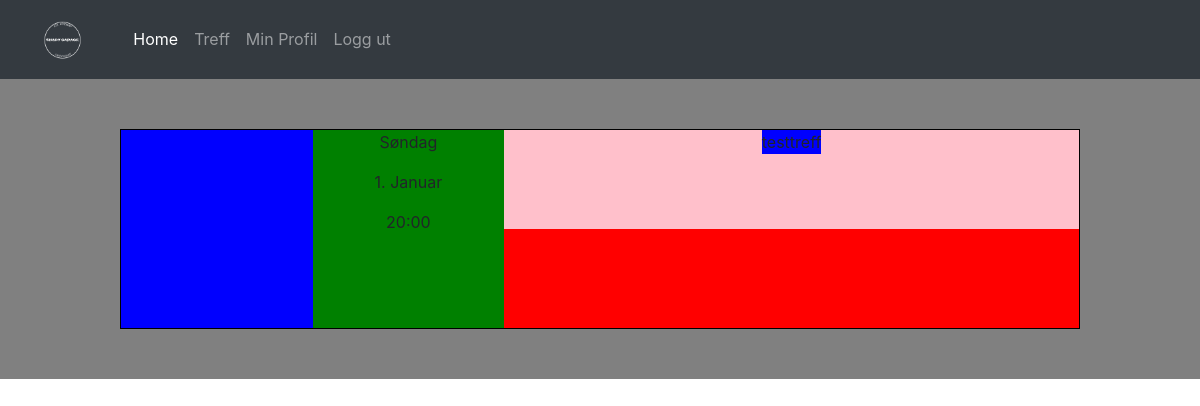
The app's page /meets/ (signed in), older data.
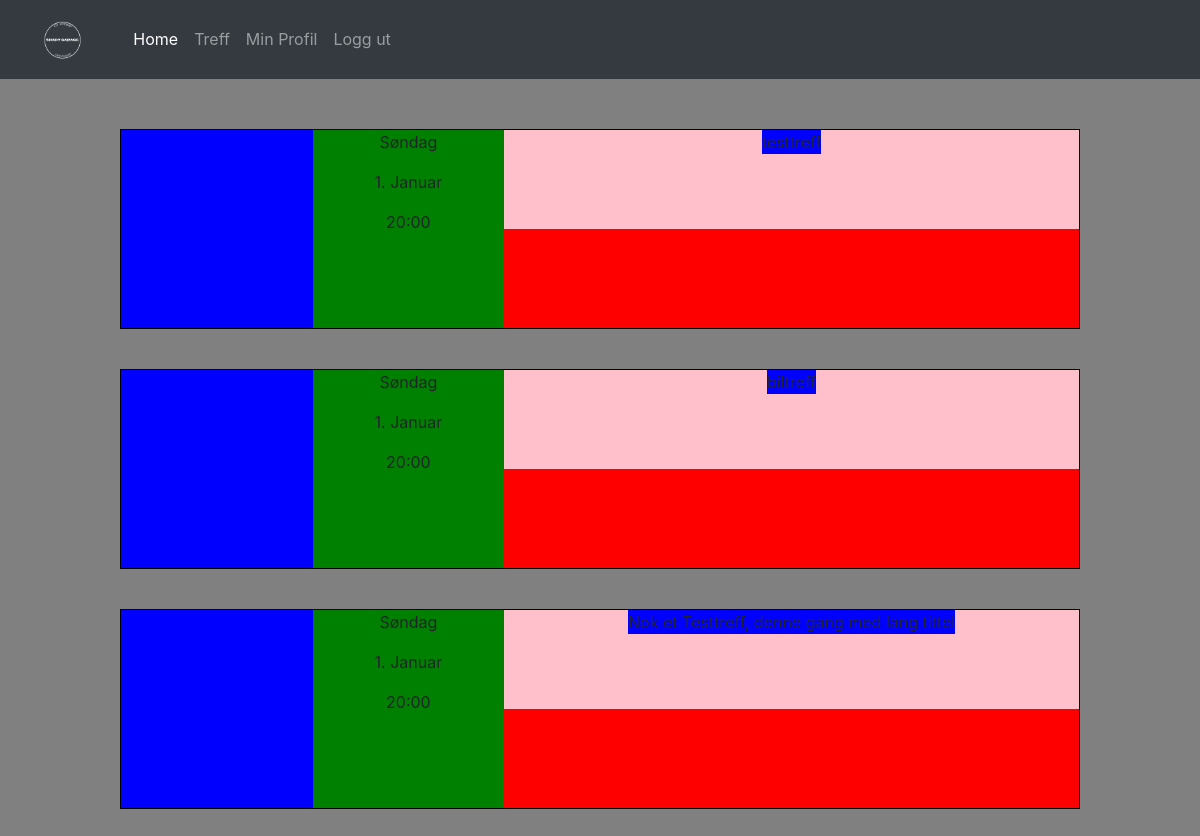
The same page, newer data.
### meets/models.py (models this page shows, shortened)
class Meet(models.Model):
    meet_name = models.CharField(max_length = 200, unique = True)
    date = models.DateTimeField()
    slug = models.SlugField(allow_unicode = True, unique = True)
    description = models.TextField()

### meets/views.py (the view)
class MeetsListView(ListView):
    template_name = 'meets/meets_list.html'
    model = models.Meet

### meets/templates/meets/meets_list.html (shortened to what this page needs)
{% extends "base.html" %}
{% block body %}
{% if user.is_authenticated %}
<div class="meet_list_container">
{% for meet in object_list %}
    <div class="meet_card_container">
      <div class="meet_card_img_container">
      </div><div class="meet_card_time_container">
        <p class="meet_card_day">Søndag</p>
        <p class="meet_card_date">1. Januar</p>
        <p class="meet_card_hour">20:00</p>
      </div><div class="meet_card_title_container">
        <p>{{meet.meet_name}}</p>
      </div>
    </div>
{% endfor %}
</div>
{% endif %}
{% endblock %}

### templates/base.html (shortened to what this page needs)
<!DOCTYPE html>
<html>
  <head>
    {% load staticfiles %}
    <link rel="stylesheet" href="{% static 'css/style.css' %}">
    <link rel="stylesheet" href="https://maxcdn.bootstrapcdn.com/bootstrap/4.0.0-beta.2/css/bootstrap.min.css">
  </head>
  <body>
    <nav class="navbar navbar-expand-lg navbar-dark bg-dark">
      <a class="navbar-brand" href="{% url 'home'%}"> <img src="{%static "images/logomidlertidig.png"%}" id="brand-image" alt=""> </a>
      <div class="collapse navbar-collapse" id="navbarNav">
        <ul class="navbar-nav">
          <li class="nav-item active">
            <a class="nav-link" href="{% url 'home'%}">Home <span class="sr-only">(current)</span></a>
          </li>
          <li class="nav-item">
            <a class="nav-link" href="{% url 'meets:meets_list' %}">Treff</a>
          </li>
          {% if user.is_authenticated %}
          <li class="nav-item">
            <a class="nav-link" href="#">Min Profil</a>
          </li>
          <li class="nav-item">
              <a class="nav-link" href="{% url 'accounts:logout' %}">Logg ut</a>
          </li>
          {% endif %}
        </ul>
      </div>
    </nav>
    {% block body %}
    {% endblock %}
  </body>
</html>

### static/css/style.css (style rules this page uses)
* { margin: 0; padding: 0; }
a { text-decoration: none; }
.meet_list_container { text-align: center; padding: 30px 0; background-color: grey; }
.meet_card_container { display: inline-block; background-color: red; height: 200px; width: 80%; margin: 20px auto; border: 1px solid black; }
.meet_card_img_container { display: inline-block; width: 20%; height: 100%; background-color: blue; }
.meet_card_time_container { display: inline-block; vertical-align: top; width: 20%; height: 100%; background-color: green; }
.meet_card_day { display: block; }
.meet_card_date { display: block; }
.meet_card_hour { display: block; }
.meet_card_title_container { display: inline-block; background-color: pink; width: 60%; height: 50%; vertical-align: top; }
.meet_card_title_container p { display: inline-block; background-color: blue; }
#brand-image { height:52.5px; width:93.3px; }

Row changes from the older to the newer data that the page shows:
added Meet: meet_name "biltreff"
added Meet: meet_name "Nok et Testtreff, denne gang med lang tittel"
